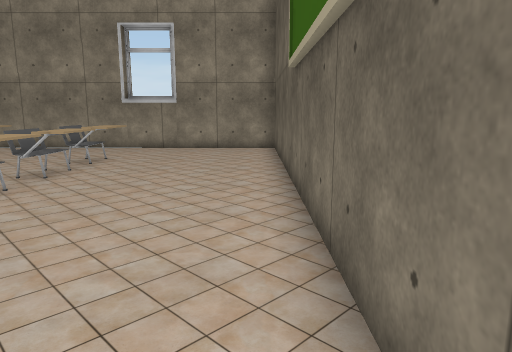
[1] (above)

22 first-person views from a walk through a Unity game level. The camera is 1.4 m above the floor, tilts 10° down and sees 70° across. The floor is counted in squares, 1 m on a side. Each view is taken from the middle of a square. On the plan, view 1 faces up. The plan holds only what a view shows up to about 16 squares ahead; the rest is blank. The place goes on beyond the plan. Door leaves are left out, so doorways stand open. Some surface patterns are stand-ins.

[2]
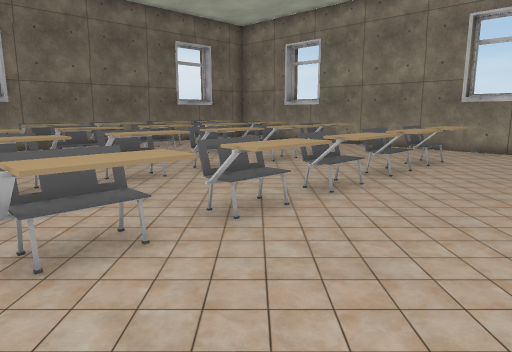

[3]
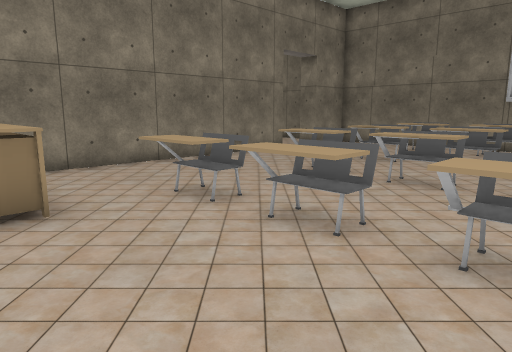

[4]
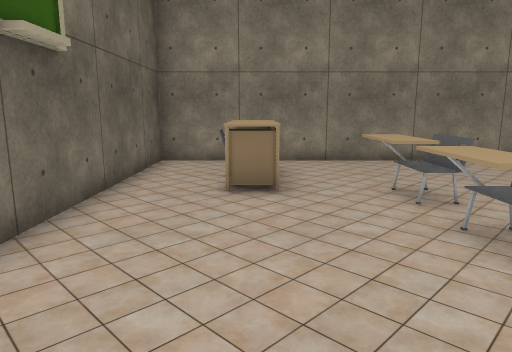

[5]
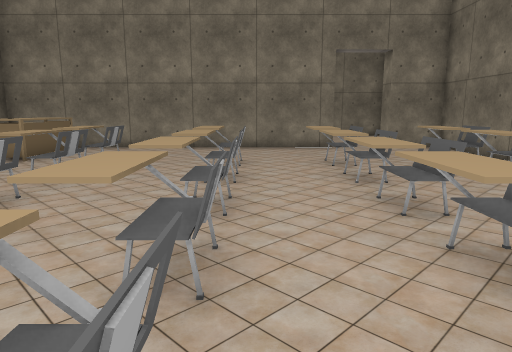

[6]
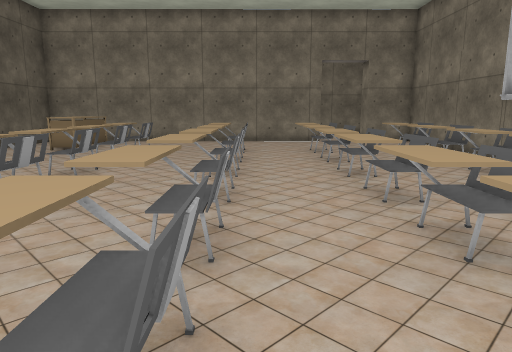

[7]
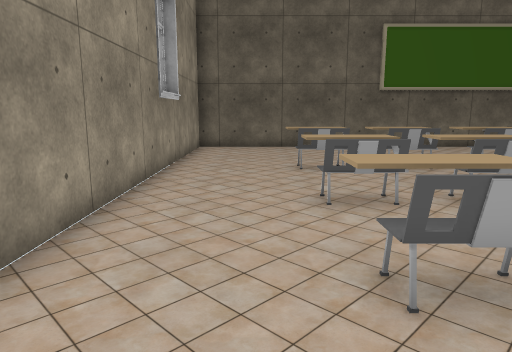

[8]
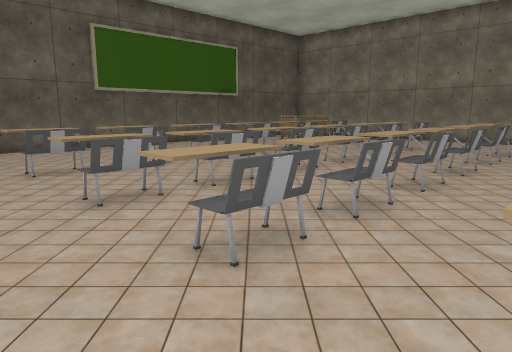

[9]
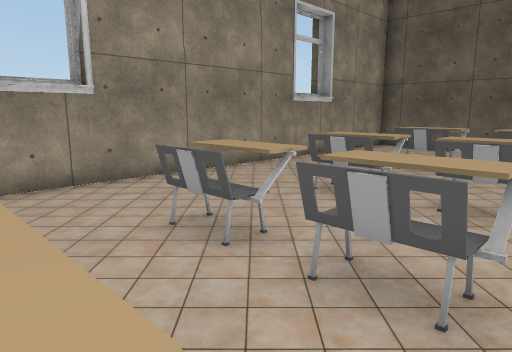

[10]
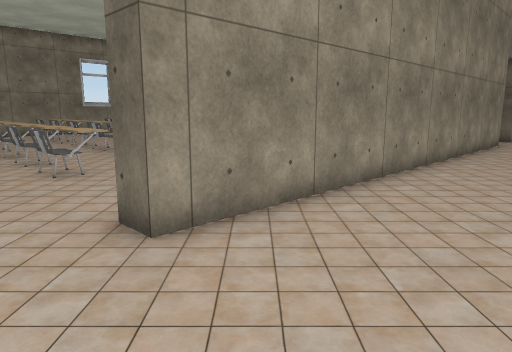

[11]
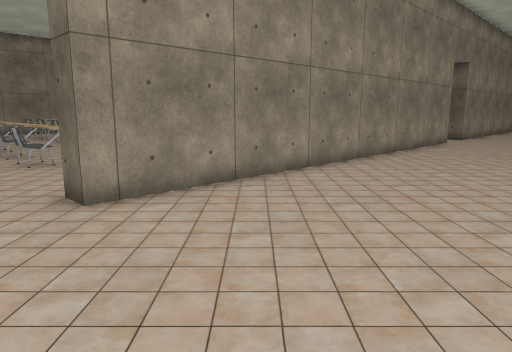

[12]
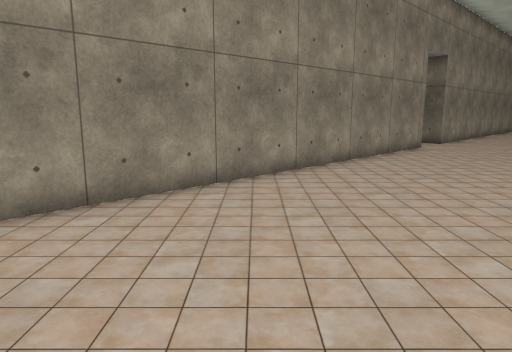

[13]
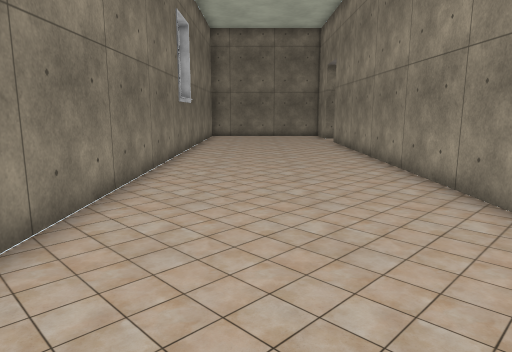

[14]
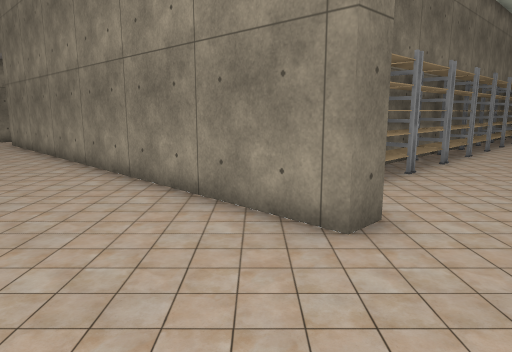

[15]
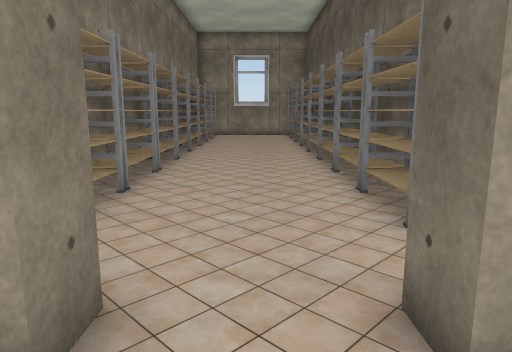

[16]
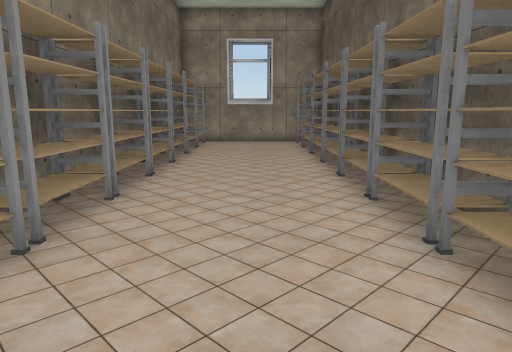

[17]
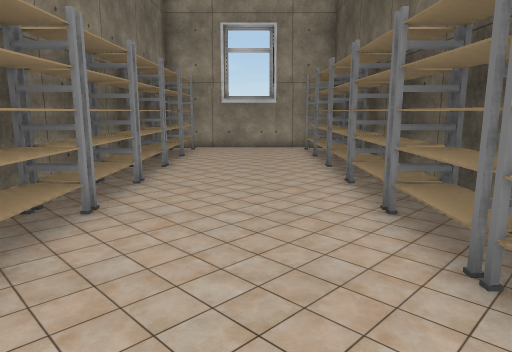

[18]
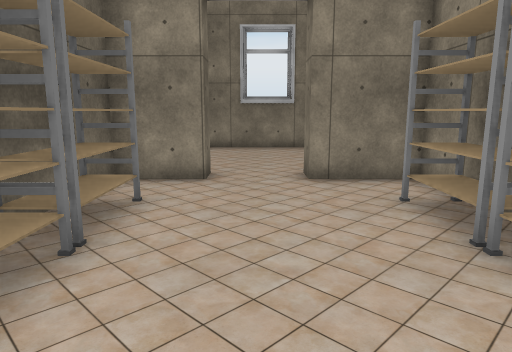

[19]
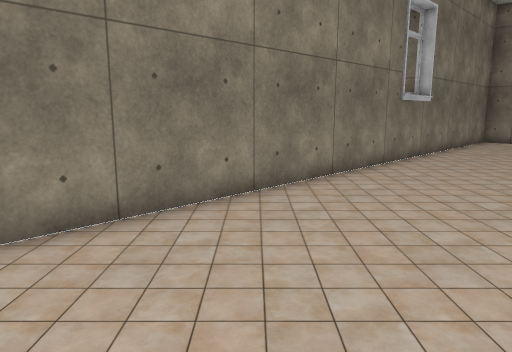

[20]
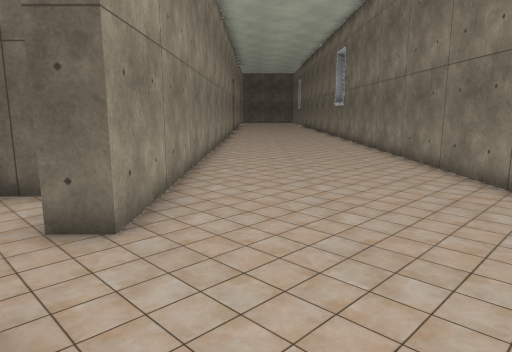

[21]
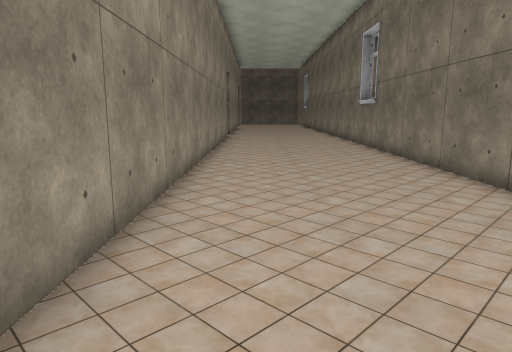

[22]
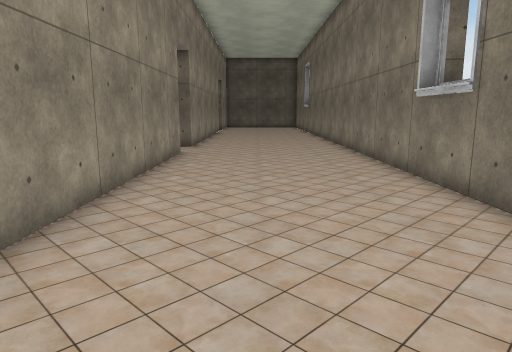

### Floor plan
Points are (right, up) in squares from view 1. A wall is a line through its corners. A room is listed if a view was taken in it or the views show most of it. See-through windows are left out.
Room 1 (views 1, 2, 3, 4, 5, 6, 7, 8, 9)
walls: (-12, -5.6) (0.7, -5.6) (0.7, 14.3) (-12.7, 14.3)
ways out: open door at (-13, -6) to room 2
objects: chair (-14, -2); chair (-14, 1) to (-14, 2); chair (-14, 3) to (-14, 4); other object (-14, 5); chair (-14, 8); other object (-14, 10); chair (-12, -1); chair (-12, 1) to (-11, 2); chair (-12, 3) to (-11, 4); chair (-12, 6); chair (-12, 8) to (-12, 9); chair (-12, 10) to (-11, 11); chair (-9, 6); chair (-8, -2) to (-8, 0); chair (-8, 1); chair (-8, 3) to (-8, 4); chair (-8, 8) to (-8, 9); chair (-8, 10) to (-8, 11); chair (-5, -2) to (-4, 0); chair (-5, 1) to (-4, 2); chair (-5, 3) to (-4, 4); chair (-5, 5) to (-4, 6); chair (-5, 8) to (-4, 9); chair (-5, 10) to (-4, 11); table (-2, -4) to (-2, -2); other object (-1, -3)
Room 2 (views 10, 11, 12, 13, 14, 15, 19, 20, 21, 22)
walls: (8.4, -12.6) (31.1, -12.6); (3.9, -6.4) (-12.1, -6.4); (27.6, -6.4) (6.1, -6.4); (31.3, -6.4) (29.7, -6.4); (-14.5, -12.6) (6.9, -12.6)
ways out: open door at (-13, -6) to room 1; open door at (5, -6) to room 3; open door at (28.5, -6)
Room 3 (views 16, 17, 18)
walls: (1.6, -2.8) (1.6, -5.6) (3.9, -5.5); (6.1, -5.5) (8, -5.5) (8, 14.3) (1.5, 14.3)
ways out: open door at (5, -6) to room 2
objects: rack (2, -3) to (2, -2); rack (2, -1) to (2, 0); rack (2, 1) to (2, 3); rack (2, 4) to (2, 5); rack (2, 6) to (2, 7); rack (2, 8) to (2, 9); rack (2, 10) to (2, 11); rack (2, 12) to (2, 13); rack (7, -3) to (7, -2); rack (7, -1) to (7, 1); rack (7, 2) to (7, 3); rack (7, 4) to (7, 5); rack (7, 6) to (7, 7); rack (7, 8) to (7, 9); rack (7, 10) to (7, 11); rack (7, 12) to (7, 13)

Positions as (right, up) in squares from view 1, and headings:
1: (0, 0), facing up
2: (-1, 0), facing up-left
3: (-1, 4), facing down-left
4: (-2, 5), facing down
5: (-9, 9), facing down
6: (-9, 12), facing down
7: (-14, 12), facing right
8: (-14, 13), facing down-right
9: (-14, 7), facing up-right
10: (-14, -10), facing up-right
11: (-14, -12), facing up-right
12: (-11, -12), facing up-right
13: (5, -10), facing left
14: (6, -10), facing up-left
15: (5, -8), facing up
16: (5, -3), facing up
17: (5, 0), facing up
18: (5, 2), facing down
19: (3, -8), facing down-left
20: (2, -8), facing right
21: (7, -8), facing right
22: (15, -9), facing right
